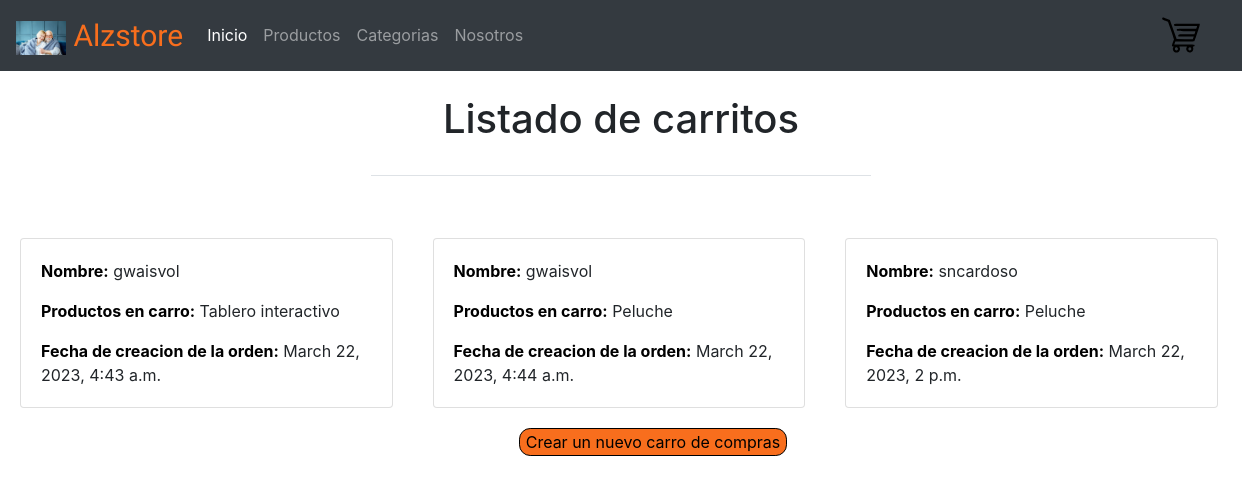
The page /cart/list-of-carts/ on the database its author committed.
### Cart/models.py (models this page shows)
class Cart(models.Model):
    username = models.CharField(max_length=100)
    products = models.CharField(max_length=100)
    creation_time = models.DateTimeField(auto_now_add=True)

### Cart/views.py (the view)
# urls.py: path('list-of-carts/', list_of_carts),
def list_of_carts(request):
    list_of_carts = Cart.objects.all()
    context={
        'list_of_carts':list_of_carts
    }
    return render(request, 'cart/list-of-carts.html', context=context)

### templates/cart/list-of-carts.html (shortened to what this page needs)
{% extends 'base.html' %}  {% block contenedor %}
<div class="mx-auto border-bottom py-4 text-center" style="width: 500px">
  <h1>Listado de carritos</h1>
</div>
{% for cart in list_of_carts%}
<div class="card" style="width: 30%; float: left; margin: 20px; margin-top: 5%">
  <div class="card-body">
    <p class="card-text">
      <span class="card-info font-weight-bold">Nombre:</span> {{cart.username}}
    </p>
    <p class="card-text">
      <span class="card-info font-weight-bold">Productos en carro:</span>
      {{cart.products}}
    </p>
    <p class="card-text">
      <span class="card-info font-weight-bold"
        >Fecha de creacion de la orden:</span
      >
      {{cart.creation_time}}
    </p>
  </div>
</div>
{% endfor%}
<div class="btn-container">
  <a href="/cart/cart">
    <button class="btn-gral">Crear un nuevo carro de compras</button>
  </a>
</div>
{% endblock %}

### templates/base.html (shortened to what this page needs)
{% load static %}
<!DOCTYPE html>
<html lang="en">
  <head>
    <link
      rel="stylesheet"
      href="https://cdn.jsdelivr.net/npm/bootstrap@4.6.2/dist/css/bootstrap.min.css"
    />
    <link rel="stylesheet" href="{% static 'css/style.css' %}" />
  </head>
  <body>
    <nav class="navbar navbar-expand-lg navbar-dark bg-dark">
      <a class="navbar-brand brand" href="/home">
        <img
          src="{% static 'assets/logo.png' %}"
          alt="no disponible"
          style="width: 50px"
        />
        Alzstore
      </a>
      <div class="collapse navbar-collapse" id="navbarNav">
        <ul class="navbar-nav">
          <li class="nav-item active">
            <a class="nav-link" href="/home"
              >Inicio <span class="sr-only">(current)</span></a
            >
          </li>
          <li class="nav-item">
            <a class="nav-link" href="/Products/list-products"> Productos </a>
          </li>
          <li class="nav-item">
            <a class="nav-link" href="/Products/list-categories">
              Categorias
            </a>
          </li>
          <li class="nav-item">
            <a class="nav-link" href="/nosotros">Nosotros</a>
          </li>
        </ul>
        <div class="nav-cart">
          <a href="/cart/list-of-carts">
            <img
              src="{% static 'assets/cart.svg' %}"
              alt="no disponible"
              style="width: 90px"
            />
          </a>
        </div>
      </div>
    </nav>
    {% block contenedor %} {% endblock %}
  </body>
</html>

### static/css/style.css (style rules this page uses)
.brand { color: rgb(248, 110, 29) !important; font-family: 'Rubik Bubbles', cursive; font-size: 30px; }
.nav-cart { width: 100%; display: flex; justify-content: end; }
.btn-gral { border-radius: 0.7rem; background-color: rgb(248, 110, 29); border: 1px solid black; }
.btn-container { width: 100%; display: flex; justify-content: center; margin: 2rem; }
.card-info { color: black; font-weight: 600; }

### rows shown on the page
Cart: username "gwaisvol", products "Tablero interactivo", creation_time "March 22, 2023, 4:43 a.m."
Cart: username "gwaisvol", products "Peluche", creation_time "March 22, 2023, 4:44 a.m."
Cart: username "sncardoso", products "Peluche", creation_time "March 22, 2023, 2 p.m."
